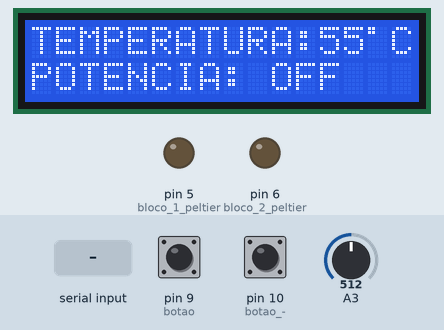
Simulated run of this sketch. Board: Arduino Uno, built with avr-gcc and run on an emulated ATmega328P. On the bench: 16×2 character LCD, output pins drawn as LEDs (lit = HIGH). The inputs (shaded band) are chosen by the test bench; at power-on: pin 9 (botao) HIGH, pin 10 (botao_-) HIGH, A3 = 512.

Above: at 1.2 s.
1.3 s: pin 9 (botao) pulled LOW for 0.2 s
At 2.3 s:
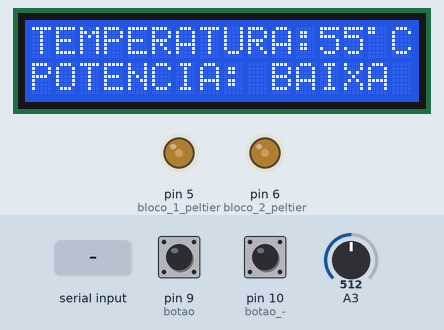
3.0 s: "A" received over the second serial link
At 4.5 s:
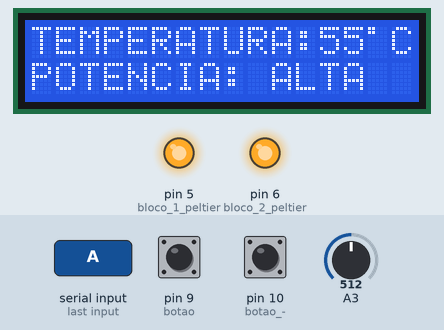
6.0 s: pin 10 (botao_-) pulled LOW for 0.2 s
At 7.1 s:
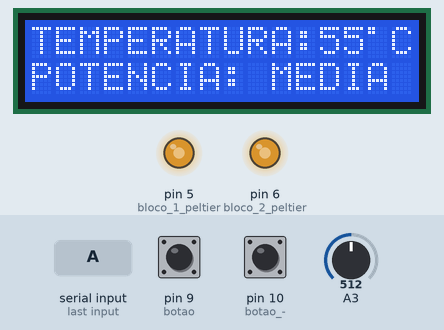
7.7 s: A3 set to 1023
At 8.3 s:
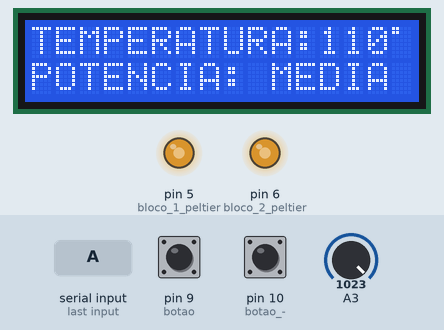
10.7 s: pin 9 (botao) pulled LOW for 1 s
At 11.9 s:
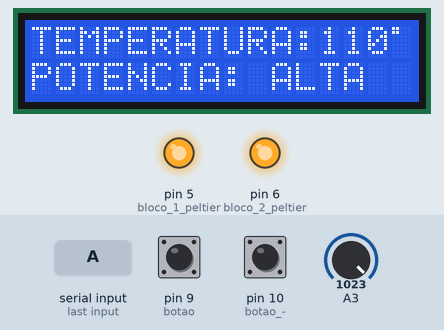
13.2 s: "B" received over the second serial link
At 13.7 s:
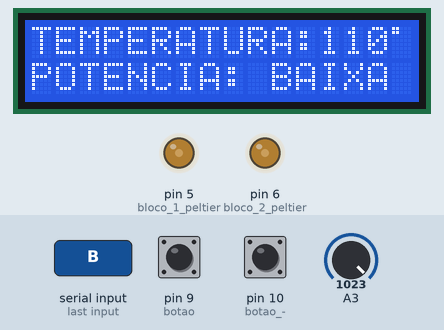
Timing chart, 0 to 16.2 s (numbered marks = the images above; inputs shaded):
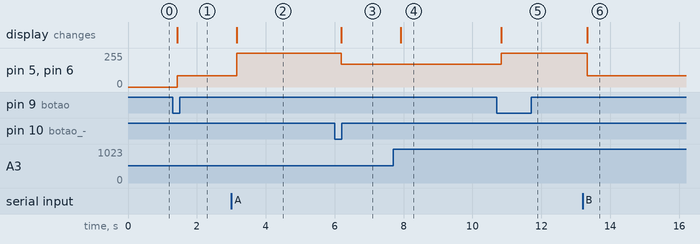

The sketch:

Code.ino
```cpp
#include <Wire.h> // auxiliar para a biblioteca I2C
#include <LiquidCrystal_I2C.h> // biblioteca display I2C
#include <SoftwareSerial.h> // biblioteca serial bluetooth

LiquidCrystal_I2C lcd(0x3F,2,1,0,4,5,6,7,3, POSITIVE); // direções de comunicação do display
SoftwareSerial bt(7, 8); //TX, RX (Bluetooth)
byte grau[8] = {B11000,B11000,B00000,B00000,B00000,B00000,B00000,B00000}; // simbolo de grau
byte lb1, lb2, potencia, bluetooth = 0; // variáveis globais

void setup()
{ // inicio setup
  analogReference(INTERNAL); // altera tensão de referência
  bt.begin(9600); // inicia comunicação bluetooth
  lcd.begin (16, 2); // indica o tipo do display
  lcd.createChar(1, grau); // cria o caracter de grau
  pinMode(5, OUTPUT); // bloco 1 peltier
  pinMode(6, OUTPUT); // bloco 2 peltier
  pinMode(7, INPUT);  // TX do bluetooth
  pinMode(8, OUTPUT); // RX do bluetooth
  pinMode(9, INPUT_PULLUP); // botao +
  pinMode(10, INPUT_PULLUP); // botao -
} // final setup

void loop()
{ //começo void loop

  byte temperatura = (analogRead(A3)*0.1075268817); // recebe valor da temperatura
  lcd.clear(); // limpa o display
  lcd.setCursor(0,0); // direciona a linha e a coluna do display
  lcd.print("TEMPERATURA:"); // escreve temperatura no display
  lcd.print(temperatura); // manda o valor da temperatura para o display
  lcd.write(1); // manda o simbolo de grau para o display
  lcd.print("C"); // manda o simbolo de celsius para o display
  lcd.setCursor(0,1); // direcina a linha e a coluna do display
  lcd.print("POTENCIA: "); // escreve potenia no display

  byte b1 = digitalRead(9); // estado do botão +
  byte b2 = digitalRead(10); // estado do botão -

  if(b1 == 0 && potencia<3 && lb1 == 0){ // se o botão + for precionado
    potencia++; // incrementa a potencia
    lb1=1;} // desativa o botão +
  else{ // se não for precionado
    if(lb1==1 && b1 == 1) // verifica se o botão está solto
    lb1=0;} // ativa o botão +

  if(b2 == 0 && potencia>0 && lb2 == 0){ // se o botão - for precionado
    potencia--; // decrementa a potencia
    lb2=1;} // desativa o botão -
  else{ // se não for precionado
    if(lb2 == 1 && b2 == 1) // verifica se o botão está solto
    lb2=0;} // ativa o botão -

  if (bt.available() > 0)
  {//inicio leitura app
      bluetooth = bt.read(); // recebe a leitura do app

    if (bluetooth == 'B') // se o app mandar 'B'
      potencia = 1; // define a potencia como baixa

    if (bluetooth == 'M') // se o app mandar 'M'
      potencia = 2; // define a potencia como media

    if (bluetooth == 'A') // se o app mandar 'A'
      potencia = 3; // define a potencia como alta

    if (bluetooth == 'O') // se o app mandar 'O'
      potencia = 0; // define a potencia como off
  }// final leitura app

   if(potencia == 1) // se a potencia for = a 1
   {
    lcd.print("BAIXA"); // escreve baixa no display
    bt.print("BAIXA|"); // escreve baixa no app
    bt.print(temperatura); // manda a temperatura para o app
   }

   if(potencia == 2) // se a potencia for = a 2
   {
    lcd.print("MEDIA");// escreve media no display
    bt.print("MEDIA|"); // escreve media no app
    bt.print(temperatura); // manda a temperatura para o app
   }

   if(potencia == 3) // se a potencia for = 3
   {
    lcd.print("ALTA"); // escreve alta no display
    bt.print("ALTA|"); //escreve alta no app
    bt.print(temperatura); // manda a temperatura para o app
   }

   if(potencia <=0) // se a potencia for = a 0
   {
    lcd.print("OFF"); // escreve off no display
    bt.print("OFF|"); // escreve off no app
    bt.print(temperatura); // manda a temperatura para o app
   }

   byte pwm = map(potencia, 0, 3, 0, 255); // cria o PWM
   analogWrite(5, pwm); // manda o PWM para o primeiro bloco peltier
   analogWrite(6, pwm); // manda o PWM para o segundo  bloco peltier
   delay(150); //atraso de 100ms

} // final void loop
```

Measured:
- after the input at 1.3 s, pin 5 (bloco_1_peltier), pin 6 (bloco_2_peltier): 0/255 → 85/255 after 0.13 s; the display: changes after 0.13 s (image 1)
- after the input at 3.0 s, pin 5 (bloco_1_peltier), pin 6 (bloco_2_peltier): 85/255 → 255/255 after 0.15 s; the display: changes after 0.15 s (image 2)
- after the input at 6.0 s, pin 5 (bloco_1_peltier), pin 6 (bloco_2_peltier): 255/255 → 170/255 after 0.19 s; the display: changes after 0.19 s (image 3)
- after the input at 7.7 s, the display: changes after 0.22 s (image 4)
- after the input at 10.7 s, pin 5 (bloco_1_peltier), pin 6 (bloco_2_peltier): 170/255 → 255/255 after 0.13 s; the display: changes after 0.13 s (image 5)
- after the input at 13.2 s, pin 5 (bloco_1_peltier), pin 6 (bloco_2_peltier): 255/255 → 85/255 after 0.13 s; the display: changes after 0.13 s (image 6)
